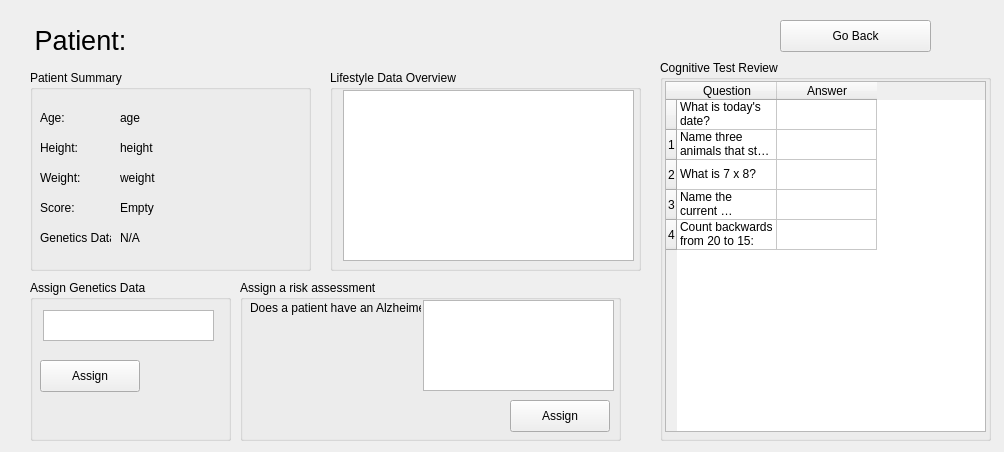
<?xml version="1.0" encoding="UTF-8"?>
<ui version="4.0">
 <class>Dialog</class>
 <widget class="QDialog" name="Dialog">
  <property name="geometry">
   <rect>
    <x>0</x>
    <y>0</y>
    <width>1004</width>
    <height>452</height>
   </rect>
  </property>
  <property name="windowTitle">
   <string>Dialog</string>
  </property>
  <widget class="QGroupBox" name="geneticsDataBox">
   <property name="geometry">
    <rect>
     <x>30</x>
     <y>280</y>
     <width>201</width>
     <height>161</height>
    </rect>
   </property>
   <property name="title">
    <string>Assign Genetics Data</string>
   </property>
   <widget class="QPushButton" name="assignGeneticsButton">
    <property name="geometry">
     <rect>
      <x>10</x>
      <y>80</y>
      <width>100</width>
      <height>32</height>
     </rect>
    </property>
    <property name="text">
     <string>Assign</string>
    </property>
    <property name="autoDefault">
     <bool>false</bool>
    </property>
   </widget>
   <widget class="QTextEdit" name="txtGeneticsData">
    <property name="geometry">
     <rect>
      <x>13</x>
      <y>30</y>
      <width>171</width>
      <height>31</height>
     </rect>
    </property>
   </widget>
  </widget>
  <widget class="QGroupBox" name="riskAssessmentBox">
   <property name="geometry">
    <rect>
     <x>240</x>
     <y>280</y>
     <width>381</width>
     <height>161</height>
    </rect>
   </property>
   <property name="title">
    <string>Assign a risk assessment</string>
   </property>
   <widget class="QPushButton" name="assignRiskAssesmentButton">
    <property name="geometry">
     <rect>
      <x>270</x>
      <y>120</y>
      <width>100</width>
      <height>32</height>
     </rect>
    </property>
    <property name="text">
     <string>Assign</string>
    </property>
    <property name="autoDefault">
     <bool>false</bool>
    </property>
   </widget>
   <widget class="QLabel" name="label">
    <property name="geometry">
     <rect>
      <x>10</x>
      <y>20</y>
      <width>171</width>
      <height>16</height>
     </rect>
    </property>
    <property name="text">
     <string>Does a patient have an Alzheimer?</string>
    </property>
   </widget>
   <widget class="QTextEdit" name="txtRiskAssesment">
    <property name="geometry">
     <rect>
      <x>183</x>
      <y>20</y>
      <width>191</width>
      <height>91</height>
     </rect>
    </property>
   </widget>
  </widget>
  <widget class="QGroupBox" name="LifestyleDataBox">
   <property name="geometry">
    <rect>
     <x>330</x>
     <y>70</y>
     <width>311</width>
     <height>201</height>
    </rect>
   </property>
   <property name="title">
    <string>Lifestyle Data Overview</string>
   </property>
   <widget class="QTextEdit" name="lifestyleLabel">
    <property name="geometry">
     <rect>
      <x>13</x>
      <y>20</y>
      <width>291</width>
      <height>171</height>
     </rect>
    </property>
    <property name="readOnly">
     <bool>true</bool>
    </property>
   </widget>
  </widget>
  <widget class="QLabel" name="patientName">
   <property name="geometry">
    <rect>
     <x>20</x>
     <y>20</y>
     <width>121</width>
     <height>41</height>
    </rect>
   </property>
   <property name="font">
    <font>
     <pointsize>20</pointsize>
    </font>
   </property>
   <property name="text">
    <string>Patient:</string>
   </property>
   <property name="alignment">
    <set>Qt::AlignCenter</set>
   </property>
  </widget>
  <widget class="QGroupBox" name="groupBox_4">
   <property name="geometry">
    <rect>
     <x>30</x>
     <y>70</y>
     <width>281</width>
     <height>201</height>
    </rect>
   </property>
   <property name="title">
    <string>Patient Summary</string>
   </property>
   <widget class="QLabel" name="ageLabel">
    <property name="geometry">
     <rect>
      <x>10</x>
      <y>40</y>
      <width>58</width>
      <height>16</height>
     </rect>
    </property>
    <property name="text">
     <string>Age:</string>
    </property>
   </widget>
   <widget class="QLabel" name="heightLabel">
    <property name="geometry">
     <rect>
      <x>10</x>
      <y>70</y>
      <width>58</width>
      <height>16</height>
     </rect>
    </property>
    <property name="text">
     <string>Height:</string>
    </property>
   </widget>
   <widget class="QLabel" name="weightLabel">
    <property name="geometry">
     <rect>
      <x>10</x>
      <y>100</y>
      <width>58</width>
      <height>16</height>
     </rect>
    </property>
    <property name="text">
     <string>Weight:</string>
    </property>
   </widget>
   <widget class="QLabel" name="age">
    <property name="geometry">
     <rect>
      <x>90</x>
      <y>40</y>
      <width>58</width>
      <height>16</height>
     </rect>
    </property>
    <property name="text">
     <string>age</string>
    </property>
   </widget>
   <widget class="QLabel" name="height">
    <property name="geometry">
     <rect>
      <x>90</x>
      <y>70</y>
      <width>58</width>
      <height>16</height>
     </rect>
    </property>
    <property name="text">
     <string>height</string>
    </property>
   </widget>
   <widget class="QLabel" name="weight">
    <property name="geometry">
     <rect>
      <x>90</x>
      <y>100</y>
      <width>58</width>
      <height>16</height>
     </rect>
    </property>
    <property name="text">
     <string>weight</string>
    </property>
   </widget>
   <widget class="QLabel" name="score">
    <property name="geometry">
     <rect>
      <x>90</x>
      <y>130</y>
      <width>58</width>
      <height>16</height>
     </rect>
    </property>
    <property name="text">
     <string>Empty</string>
    </property>
   </widget>
   <widget class="QLabel" name="scoreLabel">
    <property name="geometry">
     <rect>
      <x>10</x>
      <y>130</y>
      <width>58</width>
      <height>16</height>
     </rect>
    </property>
    <property name="text">
     <string>Score:</string>
    </property>
   </widget>
   <widget class="QLabel" name="geneticsLabel">
    <property name="geometry">
     <rect>
      <x>10</x>
      <y>160</y>
      <width>71</width>
      <height>16</height>
     </rect>
    </property>
    <property name="text">
     <string>Genetics Data:</string>
    </property>
   </widget>
   <widget class="QLabel" name="genetics">
    <property name="geometry">
     <rect>
      <x>90</x>
      <y>160</y>
      <width>58</width>
      <height>16</height>
     </rect>
    </property>
    <property name="text">
     <string>N/A</string>
    </property>
   </widget>
  </widget>
  <widget class="QGroupBox" name="cognitiveTestBox">
   <property name="geometry">
    <rect>
     <x>660</x>
     <y>60</y>
     <width>331</width>
     <height>381</height>
    </rect>
   </property>
   <property name="title">
    <string>Cognitive Test Review</string>
   </property>
   <widget class="QTableWidget" name="cognitiveTestTable">
    <property name="geometry">
     <rect>
      <x>5</x>
      <y>21</y>
      <width>321</width>
      <height>351</height>
     </rect>
    </property>
    <row>
     <property name="text">
      <string/>
     </property>
    </row>
    <row>
     <property name="text">
      <string>1</string>
     </property>
    </row>
    <row>
     <property name="text">
      <string>2</string>
     </property>
    </row>
    <row>
     <property name="text">
      <string>3</string>
     </property>
    </row>
    <row>
     <property name="text">
      <string>4</string>
     </property>
    </row>
    <column>
     <property name="text">
      <string>Question</string>
     </property>
    </column>
    <column>
     <property name="text">
      <string>Answer</string>
     </property>
    </column>
    <item row="0" column="0">
     <property name="text">
      <string>What is today's date?</string>
     </property>
    </item>
    <item row="1" column="0">
     <property name="text">
      <string>Name three animals that start with the letter 'C':</string>
     </property>
    </item>
    <item row="2" column="0">
     <property name="text">
      <string>What is 7 x 8?</string>
     </property>
    </item>
    <item row="3" column="0">
     <property name="text">
      <string>Name the current President:</string>
     </property>
    </item>
    <item row="4" column="0">
     <property name="text">
      <string>Count backwards from 20 to 15:</string>
     </property>
    </item>
   </widget>
  </widget>
  <widget class="QPushButton" name="goBack">
   <property name="geometry">
    <rect>
     <x>780</x>
     <y>20</y>
     <width>151</width>
     <height>32</height>
    </rect>
   </property>
   <property name="text">
    <string>Go Back</string>
   </property>
   <property name="autoDefault">
    <bool>false</bool>
   </property>
  </widget>
 </widget>
 <resources/>
 <connections/>
</ui>
